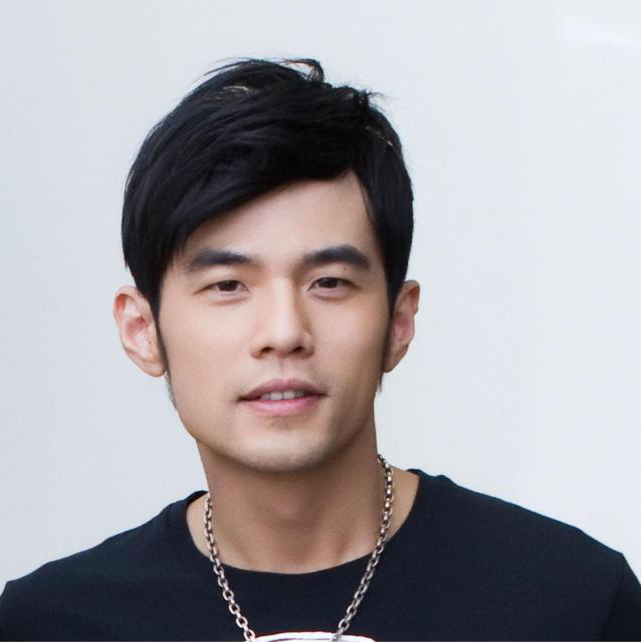
#> input picture NTUT_113-1/Code/opencv操作/JayChou.png, 641 x 642 px, given in place of the camera
$ jupyter execute 'OpenCV 人臉偵測_mosaic.ipynb'   (text cells are left out)
#> lines starting #> are read from the running program, lines starting #| are printed output that depends on the picture; after the words box and inside, x2 and y2 are one past the last pixel; in counts of white or black regions, pixels touching at a corner belong together
[cell 1]
import cv2
def fun_mosaic(faces, frame):
    if len(faces)==0:
        return frame

    for (x, y, w, h) in faces:
        mosaic = frame[y:y+h, x:x+w]
        level = 15
        mh = int(h/level)
        mw = int(w/level)
        mosaic = cv2.resize(mosaic, (mw,mh), interpolation=cv2.INTER_LINEAR)
        mosaic = cv2.resize(mosaic, (w,h), interpolation=cv2.INTER_NEAREST)
        frame[y:y+h, x:x+w] = mosaic
    return frame

face_cascade = cv2.CascadeClassifier("haarcascade_frontalface_default.xml")
cap = cv2.VideoCapture(0)
if not cap.isOpened():
    print("Cannot open camera")
    exit()
while True:
    ret, frame = cap.read()
#> frame is the input picture: shape (642, 641, 3); mean B, G, R 164.7, 160.1, 164
    if not ret:
        print("Cannot receive frame")
        break
    # frame = cv2.resize(frame,(540,320))              # 縮小尺寸，避免尺寸過大導致效能不好
    gray = cv2.cvtColor(frame, cv2.COLOR_BGR2GRAY)   # 將鏡頭影像轉換成灰階
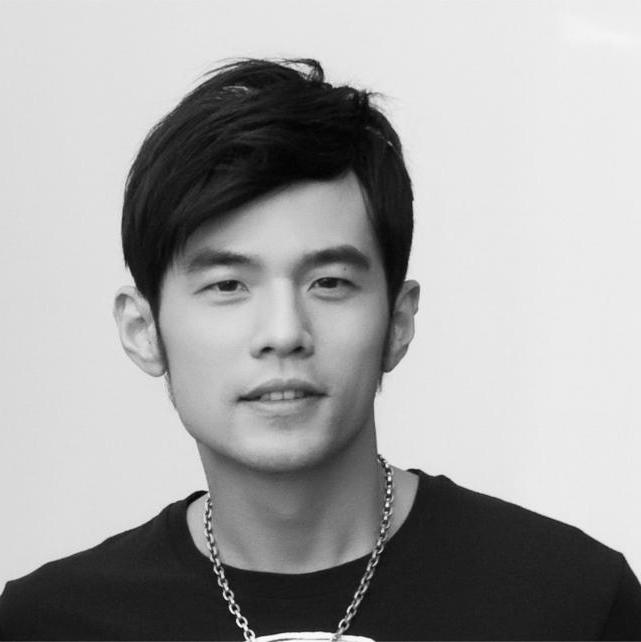
#> gray: shape (642, 641); min 2, max 255, mean 161.9
    faces = face_cascade.detectMultiScale(gray)      # 偵測人臉
#> faces = [[144, 172, 276, 276]]
    frame = fun_mosaic(faces, frame)
#> the loop in fun_mosaic, `for (x, y, w, h) in faces:` made 1 pass
#> (x, y, w, h, level, mh, mw) on pass 1: (144, 172, 276, 276, 15, 18, 18)
#> pass 1, in fun_mosaic, `mosaic = frame[y:y+h, x:x+w]`:
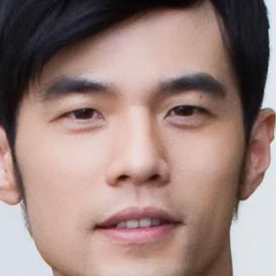
#> mosaic: shape (276, 276, 3); mean B, G, R 124.2, 129.6, 154.4
#> pass 1, in fun_mosaic, `mosaic = cv2.resize(mosaic, (w,h), interpolation=cv2.INTER_NEAREST)`:
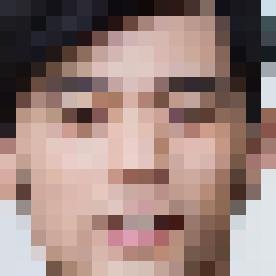
#> mosaic: shape (276, 276, 3); mean B, G, R 124.1, 129.6, 154
#> after the loop in fun_mosaic, `for (x, y, w, h) in faces:`:
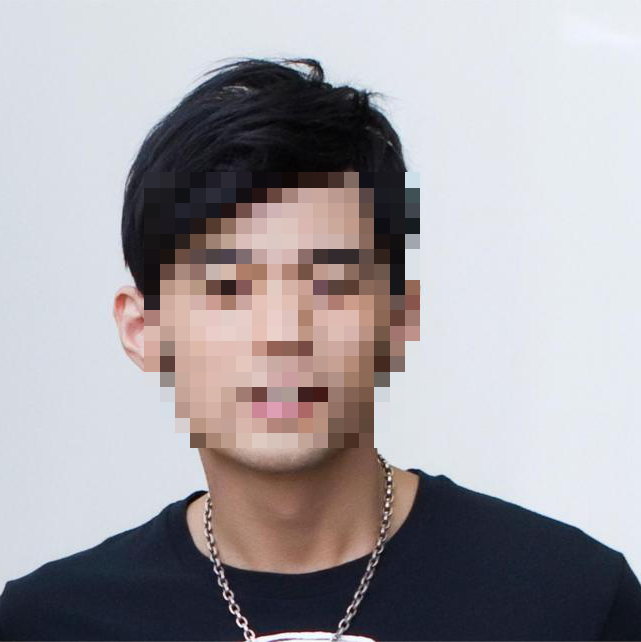
#> frame: shape (642, 641, 3); 17.69% of pixels changed, all inside (x1, y1, x2, y2) = (144, 172, 420, 448)
    for (x, y, w, h) in faces:
        cv2.rectangle(frame, (x, y), (x+w, y+h), (0, 255, 0), 2)   # 標記人臉
#> this loop made 1 pass
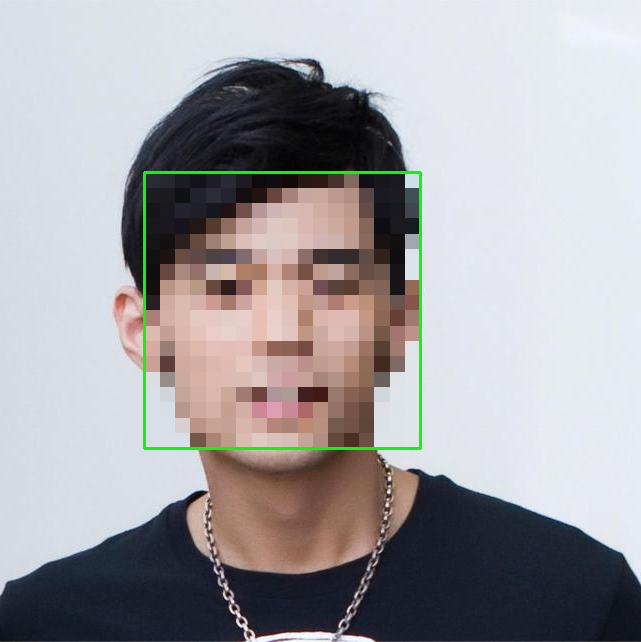
#> frame: shape (642, 641, 3); 0.8% of pixels changed, all inside (x1, y1, x2, y2) = (143, 171, 422, 450)
    cv2.imshow('oxxostudio', frame)
    if cv2.waitKey(1) == ord('q'):
#> (key q is pressed here)
        break
cap.release()
cv2.destroyAllWindows()
